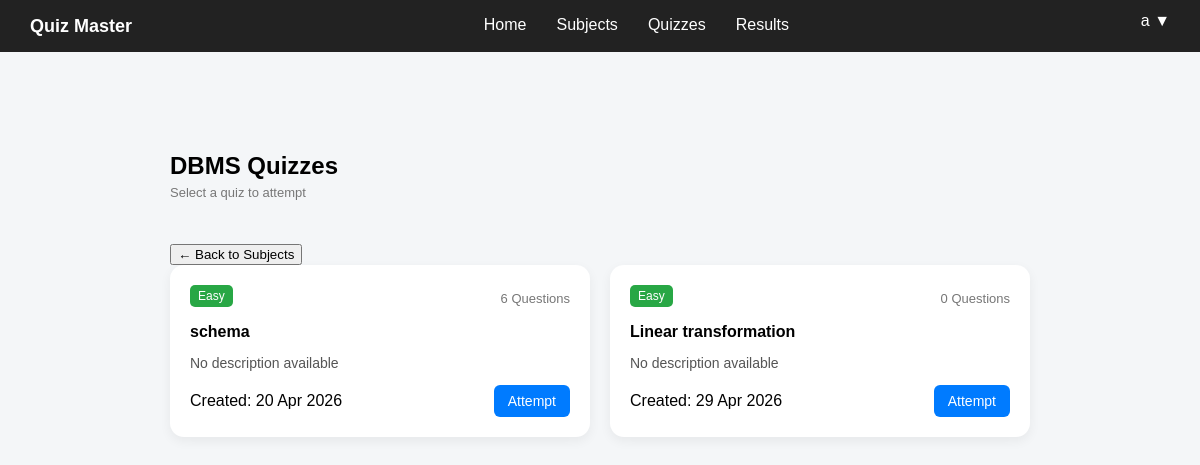
/student/subjects/1/quizzes (signed in), run on the app's committed database.
### controller/models.py (models this page shows)
class Subject(db.Model):
    __tablename__ = "subjects"
    id = db.Column(db.Integer, primary_key=True)
    name = db.Column(db.String(100), nullable=False)
    description = db.Column(db.Text)
    quizzes = db.relationship("Quiz", backref="subject", lazy=True)

class Quiz(db.Model):
    __tablename__ = "quizzes"
    id = db.Column(db.Integer, primary_key=True)
    title = db.Column(db.String(200), nullable=False)
    created_at = db.Column(db.DateTime, default=datetime.utcnow)
    subject_id = db.Column(db.Integer, db.ForeignKey("subjects.id"), nullable=False)
    questions = db.relationship("Question", backref="quiz", lazy=True)
    attempts = db.relationship("Attempt", backref="quiz", lazy=True)

### app.py (the view)
@app.route("/student/subjects/<int:subject_id>/quizzes")
def student_subject_quizzes(subject_id):
    if "user_id" not in session:
        flash("Please login first")
        return redirect(url_for("login"))
    subject = Subject.query.get_or_404(subject_id)
    quizzes = Quiz.query.filter_by(subject_id=subject_id).all()
    return render_template("student_subject_quizzes.html",subject=subject,quizzes=quizzes)

### templates/student_subject_quizzes.html (shortened to what this page needs)
{% extends "base.html" %}
{% block content %}
<div class="container">
    <div class="header">
        <div>
            <h1>{{ subject.name }} Quizzes</h1>
            <p class="subtitle">Select a quiz to attempt</p>
        </div>
    </div>
    <button class="back-btn" onclick="location.href='{{ url_for('student_subjects') }}'">
        ← Back to Subjects
    </button>
    <div class="quiz-grid">
        {% if quizzes %}
        {% for q in quizzes %}
        <div class="quiz-card">
            <div class="quiz-top">
                <span class="tag
                    {% if q.questions|length <= 10 %}easy
                    {% elif q.questions|length <= 15 %}medium
                    {% else %}hard
                    {% endif %}
                ">
                    {% if q.questions|length <= 10 %} Easy {% elif q.questions|length <=15 %} Medium {% else %} Hard {%
                        endif %} </span>
                        <span class="meta">
                            {{ q.questions|length }} Questions
                        </span>
            </div>
            <h3>{{ q.title }}</h3>
            <p>
                {{ q.description if q.description else "No description available" }}
            </p>
            <div class="quiz-bottom">
                <span class="small">
                    Created: {{ q.created_at.strftime('%d %b %Y') }}
                </span>
                <button class="btn attempt" onclick="location.href='{{ url_for('attempt_quiz', quiz_id=q.id) }}'">
                    Attempt
                </button>
            </div>
        </div>
        {% endfor %}
        {% else %}
        <p>No quizzes available.</p>
        {% endif %}
    </div>
</div>
{% endblock %}

### static/css/base.css (style rules this page uses)
body { font-family: Arial, sans-serif; background: #f4f6f8; margin: 0; }
.container { max-width: 1000px; margin: 30px auto; padding: 20px; border-radius: 12px; }
.header { display: flex; justify-content: space-between; align-items: center; margin-bottom: 20px; }
.header h1 { margin: 0; font-size: 24px; }
.subtitle { font-size: 14px; color: #666; margin-top: 5px; }
.tag { padding: 4px 8px; border-radius: 5px; font-size: 12px; color: white; }
.attempt { background: #6f42c1; }
.btn { padding: 8px 14px; border: none; border-radius: 6px; cursor: pointer; font-size: 14px; }
.btn.attempt { background: #007bff; color: white; }
.quiz-grid { display: grid; grid-template-columns: repeat(2, 1fr); gap: 20px; }
.quiz-card { background: white; padding: 20px; border-radius: 14px; box-shadow: 0 4px 12px rgba(0, 0, 0, 0.06); transition: 0.2s; }
.quiz-top { display: flex; justify-content: space-between; align-items: center; margin-bottom: 10px; }
.easy { background: #28a745; }
.quiz-card h3 { font-size: 16px; margin-bottom: 6px; }
.quiz-card p { color: #555; font-size: 14px; margin-bottom: 4px; }
.quiz-bottom { display: flex; justify-content: space-between; align-items: center; margin-top: 14px; }
body { padding-bottom: 80px; }
.container { max-width: 900px; margin: 30px auto; }
.meta { font-size: 13px; color: #777; margin-top: 4px; }
.subtitle { font-size: 13px; color: #777; margin-bottom: 24px; }

### data on the page
Subject: name "DBMS"
Quiz: questions|length "6", title "schema", description "No description available", created_at "20 Apr 2026"
Quiz: questions|length "0", title "Linear transformation", description "No description available", created_at "29 Apr 2026"

### other printed values
{{ session.get('username', 'User') }} "a"
